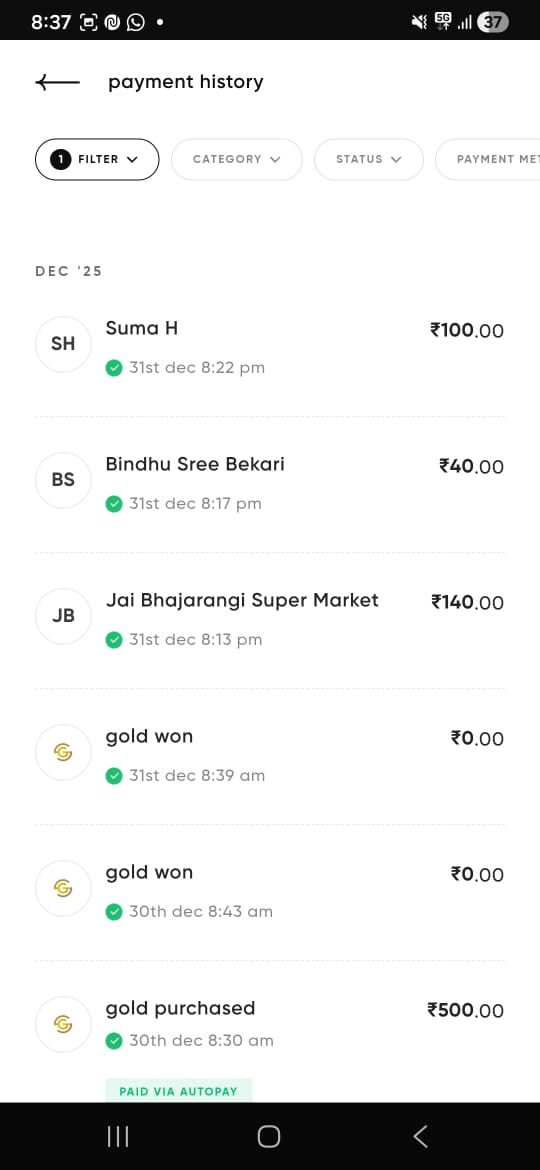
#> input picture backend/uploads/1767241590571-WhatsApp Image 2026-01-01 at 9.38.36 AM (1).jpeg, 540 x 1170 px
$ python python_ocr.py '../../backend/uploads/1767241590571-WhatsApp Image 2026-01-01 at 9.38.36 AM (1).jpeg'
#> lines starting #> are read from the running program, lines starting #| are printed output that depends on the picture; after the words box and inside, x2 and y2 are one past the last pixel; in counts of white or black regions, pixels touching at a corner belong together
#!/usr/bin/env python
import sys
import json
import cv2
import numpy as np
import pytesseract
from PIL import Image


def preprocess_image(path):
    img = cv2.imread(path)
#> img is the input picture: shape (1170, 540, 3); mean B, G, R 228.8, 229.1, 228.6
    if img is None:
        raise ValueError('Could not read image')

    # Convert to grayscale
    gray = cv2.cvtColor(img, cv2.COLOR_BGR2GRAY)

    # Denoise while preserving edges
    denoised = cv2.fastNlMeansDenoising(gray, None, 30, 7, 21)

    # Apply adaptive thresholding to handle uneven lighting
    thresh = cv2.adaptiveThreshold(denoised, 255, cv2.ADAPTIVE_THRESH_GAUSSIAN_C,
                                   cv2.THRESH_BINARY, 21, 10)
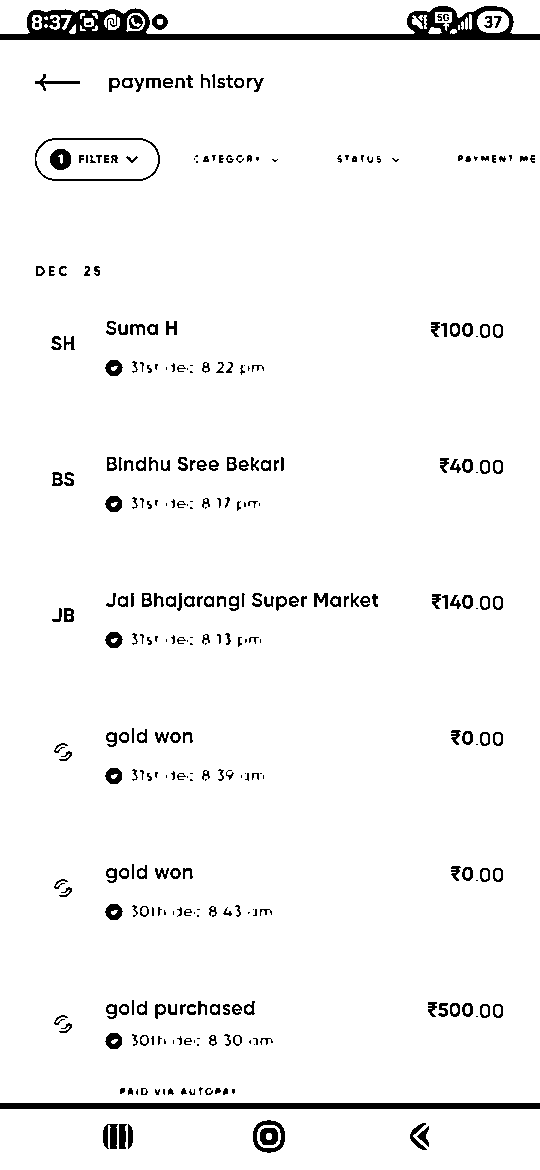
#> thresh: shape (1170, 540); 95.9% white; 323 black regions (84 under 20 px), largest, box (x1, y1, x2, y2) and area: (0, 6, 540, 40) 6447, (0, 1103, 540, 1109) 3240, (35, 138, 160, 181) 574

    # Morphological operations to remove small noise
    kernel = np.ones((1, 1), np.uint8)
    opened = cv2.morphologyEx(thresh, cv2.MORPH_OPEN, kernel)

    # Optional deskew: compute moments and rotate
    coords = np.column_stack(np.where(opened > 0))
#> coords = 606038 pairs, first value 0 to 1169, second value 0 to 539
    if coords.size > 0:
        angle = cv2.minAreaRect(coords)[-1]
#> angle = -90
        if angle < -45:
            angle = -(90 + angle)
#> angle = 0
        else:
            angle = -angle

        (h, w) = opened.shape
#> h = 1170; w = 540
        center = (w // 2, h // 2)
#> center = (270, 585)
        M = cv2.getRotationMatrix2D(center, angle, 1.0)
#> M = [[1, 0, 0], [0, 1, 0]]
        rotated = cv2.warpAffine(opened, M, (w, h), flags=cv2.INTER_CUBIC, borderMode=cv2.BORDER_REPLICATE)
    else:
        rotated = opened

    return rotated


def ocr_from_image(path):
    processed = preprocess_image(path)

    # Convert to PIL Image for pytesseract
    pil_img = Image.fromarray(processed)

    # Configure tesseract for best text extraction
    custom_oem_psm_config = r'--oem 1 --psm 6'
    text = pytesseract.image_to_string(pil_img, lang='eng', config=custom_oem_psm_config)
    return text


def main():
    if len(sys.argv) < 2:
        print(json.dumps({'error': 'No image path provided'}))
        sys.exit(2)

    path = sys.argv[1]
    try:
        text = ocr_from_image(path)
        print(json.dumps({'text': text}))
    except Exception as e:
        print(json.dumps({'error': str(e)}))
        sys.exit(1)


if __name__ == '__main__':
    main()
#> (the call stopped at in ocr_from_image, `text = pytesseract.image_to_string(pil_img, lang='eng', config=custom_..`: pytesseract is not available in this run)

$ run again, on backend/uploads/1767241590579-WhatsApp Image 2026-01-01 at 9.38.38 AM (1).jpeg
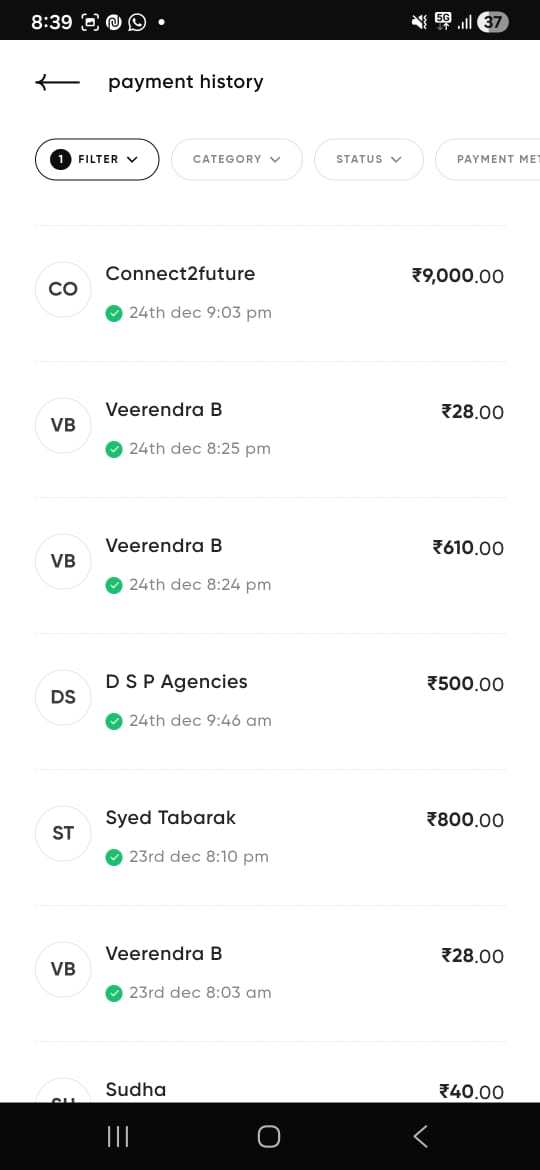
#> input picture backend/uploads/1767241590579-WhatsApp Image 2026-01-01 at 9.38.38 AM (1).jpeg, 540 x 1170 px
#> in preprocess_image, img is the input picture: shape (1170, 540, 3); mean B, G, R 228.7, 228.9, 228.5
#> in preprocess_image, `thresh = cv2.adaptiveThreshold(denoised, 255, cv2.ADAPTIVE_THRESH_GAUS..`:
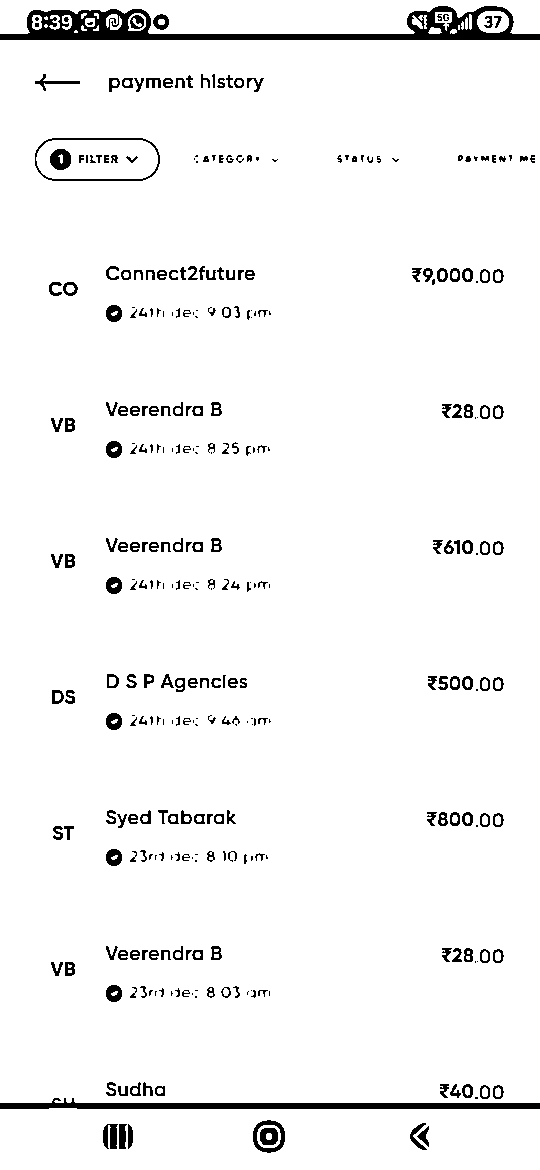
#> thresh: shape (1170, 540); 95.9% white; 329 black regions (94 under 20 px), largest, box (x1, y1, x2, y2) and area: (0, 6, 540, 40) 6466, (0, 1098, 540, 1109) 3257, (35, 138, 160, 181) 576
#> coords = 605649 pairs, first value 0 to 1169, second value 0 to 539
#> in preprocess_image, `angle = cv2.minAreaRect(coords)[-1]`: angle = -90
#> in preprocess_image, `angle = -(90 + angle)`: angle = 0
#> M = [[1, 0, 0], [0, 1, 0]]

$ run again, on backend/uploads/1767241590581-WhatsApp Image 2026-01-01 at 9.38.39 AM (1).jpeg
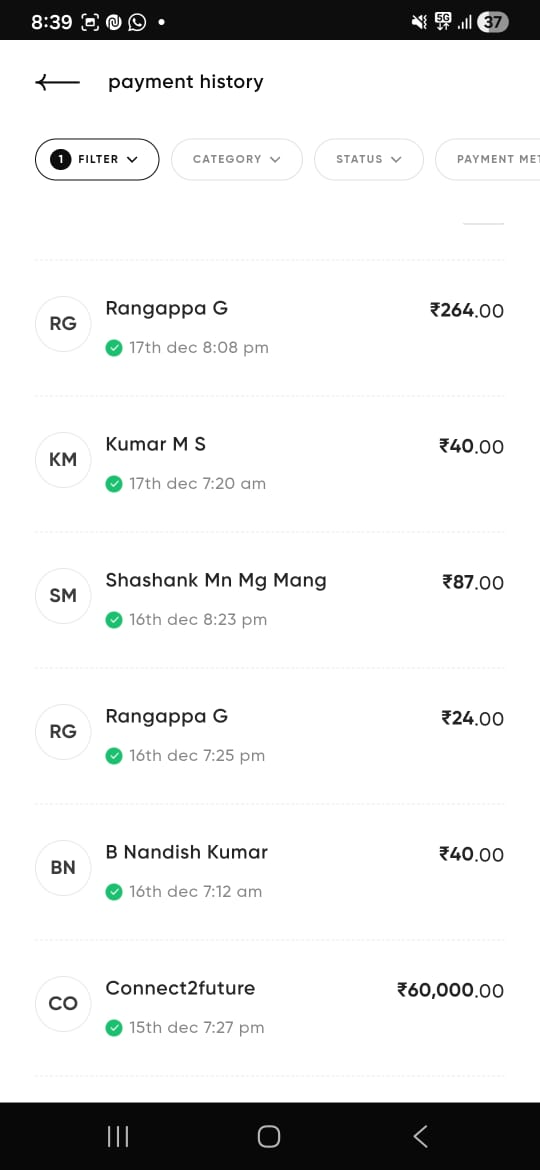
#> input picture backend/uploads/1767241590581-WhatsApp Image 2026-01-01 at 9.38.39 AM (1).jpeg, 540 x 1170 px
#> in preprocess_image, img is the input picture: shape (1170, 540, 3); mean B, G, R 228.8, 229, 228.7
#> in preprocess_image, `thresh = cv2.adaptiveThreshold(denoised, 255, cv2.ADAPTIVE_THRESH_GAUS..`:
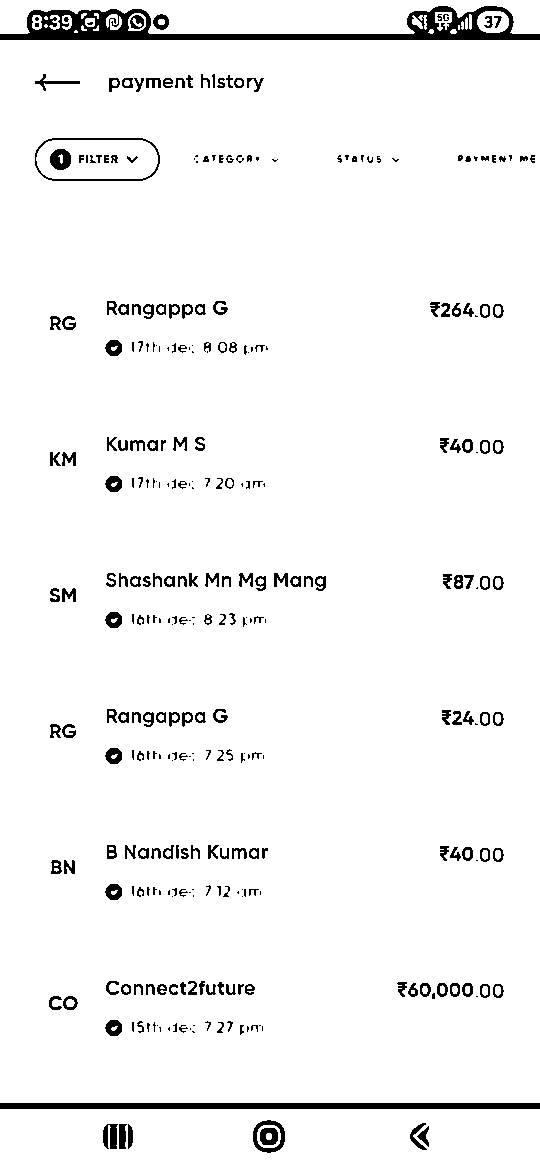
#> thresh: shape (1170, 540); 95.9% white; 317 black regions (100 under 20 px), largest, box (x1, y1, x2, y2) and area: (0, 6, 540, 40) 6485, (0, 1103, 540, 1109) 3240, (35, 138, 160, 181) 576
#> coords = 605671 pairs, first value 0 to 1169, second value 0 to 539
#> in preprocess_image, `angle = cv2.minAreaRect(coords)[-1]`: angle = -90
#> in preprocess_image, `angle = -(90 + angle)`: angle = 0
#> M = [[1, 0, 0], [0, 1, 0]]
